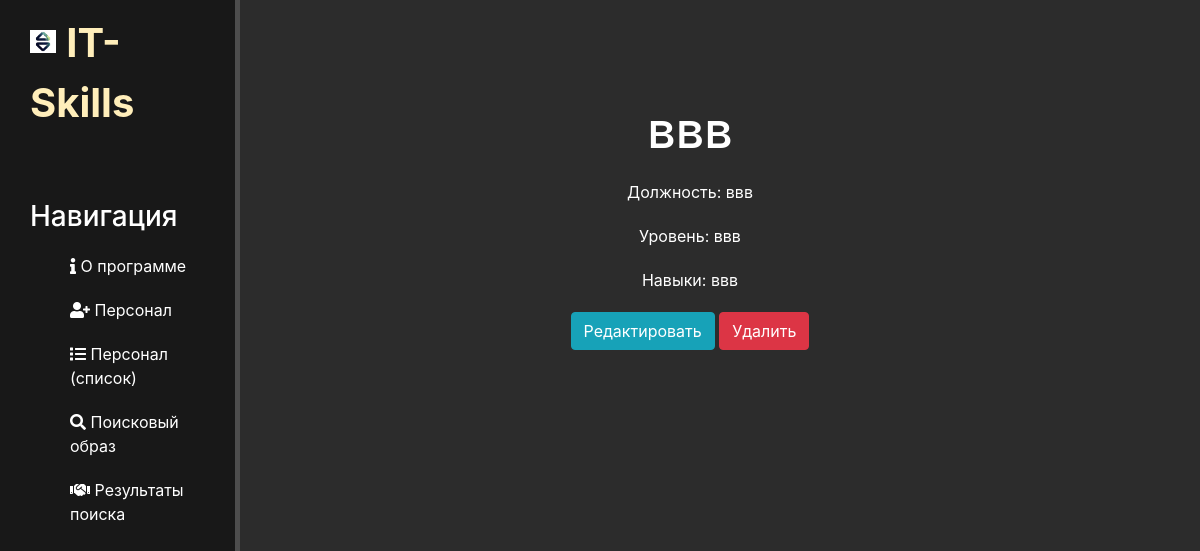
/emplo/12/, run on an earlier commit of the app's database.
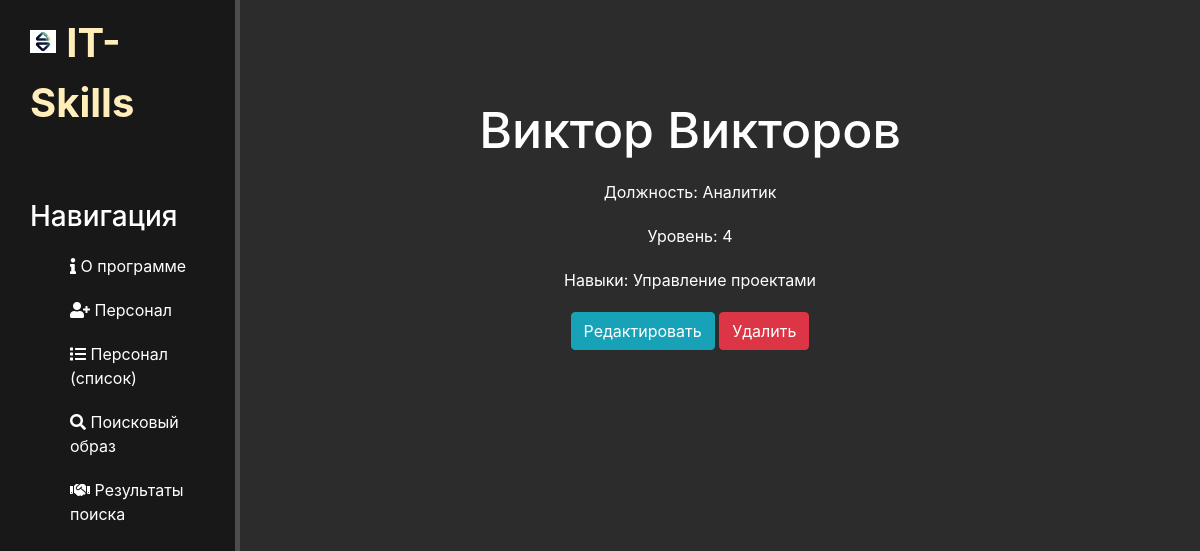
And on a later commit of the database.
### emplo/models.py (models this page shows, shortened)
class Employee1(models.Model):
    name = models.CharField(max_length=20, default='')
    position = models.CharField(max_length=20, default='')
    skill = models.CharField(max_length=50, default = '')
    level = models.CharField(max_length = 5, default='')
    fit_level = models.FloatField(default=0)

### emplo/views.py (the view)
# urls.py: path('<int:pk>/', views.EmploDetailView.as_view(), name='emplo-detail'),
class EmploDetailView(DetailView):
    print('EmpoDetailView')
    model = Employee1
    template_name = 'emplo/emplo_details_view.html'
    context_object_name = 'article'

### emplo/templates/emplo/emplo_details_view.html (shortened to what this page needs)
{% extends "main/layout.html" %}
{% block content %}
    <div class="features">
        <h1>{{ article.name }}</h1>
        <p>Должность: {{ article.position }}</p>
        <p>Уровень: {{ article.level }}</p>
        <p>Навыки: {{ article.skill }}</p>
        <a href="{% url 'emplo-update' article.id %}" class="btn btn-info">Редактировать</a>
        <a href="{% url 'emplo-delete' article.id %}" class="btn btn-danger">Удалить</a>
    </div>
{% endblock %}

What changed in the data, as far as the page shows it:
changed Employee1: name "ввв" → "Виктор Викторов"; position "ввв" → "Аналитик"; level "ввв" → "4"; skill "ввв" → "Управление проектами"
